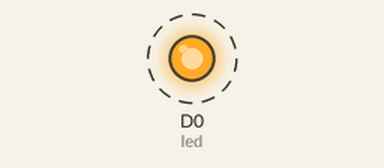
Simulated run of this sketch. Board: ESP8266 (NodeMCU). Parts: output pins drawn as LEDs (lit = HIGH). Dashed ring = blinking.

Above: at 0.2 s.
Timing chart, 0 to 3.0 s (numbered marks = the images above):
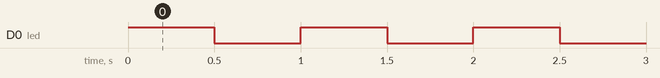

Measured:
- by itself, D0 (led): alternates HIGH for 0.50 s and LOW for 0.50 s

The sketch:

blinkled.ino
```cpp
int led = D0;

void setup() {
    pinMode(led, OUTPUT);		// LED 핀을 출력 모드로 설정한다
}

void loop() {
    digitalWrite(led, HIGH);		// LED를 켠다
    delay(500);				// 500mS, 즉 0.5초를 기다린다
    digitalWrite(led, LOW);		// LED를 끈다
    delay(500);
}
```
